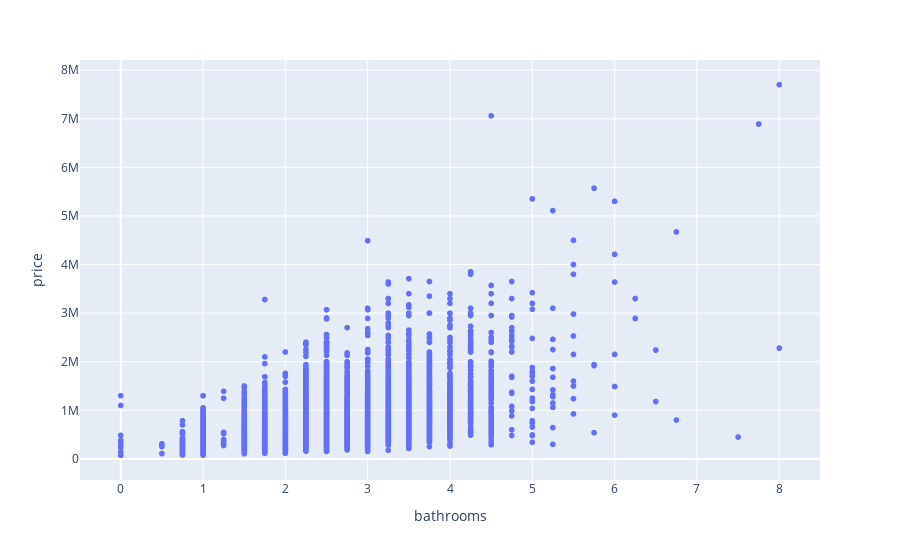

Notebook cell for this chart:
### Code cell
# there is a slight correlation between price and bathrooms
px.scatter(data, x='bathrooms', y='price')

### Figure 1 — Plotly figure (JSON) as saved in the notebook; plotly's stock layout.template omitted (floating-point values rounded to 4 significant figures; data arrays with more than 128 entries replaced by an {"elided": "..."} marker saying what was removed)
{"data": [{"hovertemplate": "bathrooms=%{x}<br>price=%{y}<extra></extra>", "legendgroup": "", "marker": {"color": "#636efa", "symbol": "circle"}, "mode": "markers", "name": "", "showlegend": false, "type": "scattergl", "x": {"elided": "21613 float values"}, "xaxis": "x", "y": {"elided": "21613 float values"}, "yaxis": "y"}], "layout": {"legend": {"tracegroupgap": 0}, "margin": {"t": 60}, "xaxis": {"anchor": "y", "domain": [0, 1], "title": {"text": "bathrooms"}}, "yaxis": {"anchor": "x", "domain": [0, 1], "title": {"text": "price"}}}}
